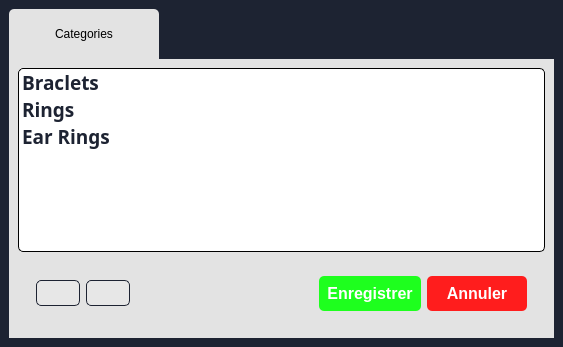
<?xml version="1.0" encoding="UTF-8"?>
<ui version="4.0">
 <class>Dialog</class>
 <widget class="QDialog" name="Dialog">
  <property name="geometry">
   <rect>
    <x>0</x>
    <y>0</y>
    <width>563</width>
    <height>347</height>
   </rect>
  </property>
  <property name="windowTitle">
   <string>Dialog</string>
  </property>
  <property name="styleSheet">
   <string notr="true"/>
  </property>
  <layout class="QVBoxLayout" name="verticalLayout">
   <property name="leftMargin">
    <number>0</number>
   </property>
   <property name="topMargin">
    <number>0</number>
   </property>
   <property name="rightMargin">
    <number>0</number>
   </property>
   <property name="bottomMargin">
    <number>0</number>
   </property>
   <item>
    <widget class="QWidget" name="widget" native="true">
     <property name="styleSheet">
      <string notr="true">*{
border: none;
}

#widget{
background-color: rgb(29, 35, 50)
}

QTabBar::tab {
background-color: rgb(227, 227, 227);
width: 150px;
height: 50px;
border-top-left-radius: 5px;
border-top-right-radius: 5px; 
font: 63 18pt &quot;Bahnschrift SemiBold Condensed&quot;;
margin-right: 5px
}

#tab{
background-color: rgb(227, 227, 227)
}

#enregistrerButton{
background-color: rgb(30, 255, 30);
}

#annulerButton{
background-color : rgb(255, 29, 29)
}

#enregistrerButton, #annulerButton{
color: white;
padding: 8px;
}

#listWidget{
border: 1px solid black;
background-color: white;
color: rgb(29, 35, 50);
border-radius: 5px
}

#addCategoryButton, #removeCategoryButton{
background-color: rgb(231, 231, 231);
padding: 5px;
border: 1px solid rgb(29, 35, 50);
border-radius: 5px
}

QPushButton{
border-radius: 5px;
}</string>
     </property>
     <layout class="QVBoxLayout" name="verticalLayout_2">
      <item>
       <widget class="QTabWidget" name="tabWidget">
        <property name="currentIndex">
         <number>0</number>
        </property>
        <widget class="QWidget" name="tab">
         <attribute name="title">
          <string>Categories</string>
         </attribute>
         <layout class="QVBoxLayout" name="verticalLayout_3">
          <item>
           <widget class="QListWidget" name="listWidget">
            <property name="font">
             <font>
              <family>Segoe Print</family>
              <pointsize>14</pointsize>
              <weight>75</weight>
              <bold>true</bold>
             </font>
            </property>
            <property name="styleSheet">
             <string notr="true"/>
            </property>
            <property name="frameShadow">
             <enum>QFrame::Sunken</enum>
            </property>
            <property name="alternatingRowColors">
             <bool>false</bool>
            </property>
            <item>
             <property name="text">
              <string>Braclets</string>
             </property>
            </item>
            <item>
             <property name="text">
              <string>Rings</string>
             </property>
            </item>
            <item>
             <property name="text">
              <string>Ear Rings</string>
             </property>
            </item>
           </widget>
          </item>
          <item>
           <widget class="QWidget" name="widget_2" native="true">
            <layout class="QHBoxLayout" name="horizontalLayout_3">
             <item alignment="Qt::AlignLeft">
              <widget class="QWidget" name="widget_3" native="true">
               <layout class="QHBoxLayout" name="horizontalLayout">
                <item>
                 <widget class="QPushButton" name="addCategoryButton">
                  <property name="text">
                   <string/>
                  </property>
                  <property name="icon">
                   <iconset resource="../interface_images.qrc">
                    <normaloff>:/newPrefix/pictures/plus.png</normaloff>:/newPrefix/pictures/plus.png</iconset>
                  </property>
                 </widget>
                </item>
                <item>
                 <widget class="QPushButton" name="removeCategoryButton">
                  <property name="text">
                   <string/>
                  </property>
                  <property name="icon">
                   <iconset resource="../interface_images.qrc">
                    <normaloff>:/newPrefix/pictures/minus-sign.png</normaloff>:/newPrefix/pictures/minus-sign.png</iconset>
                  </property>
                 </widget>
                </item>
               </layout>
              </widget>
             </item>
             <item alignment="Qt::AlignRight">
              <widget class="QWidget" name="widget_4" native="true">
               <layout class="QHBoxLayout" name="horizontalLayout_2">
                <item>
                 <widget class="QPushButton" name="enregistrerButton">
                  <property name="minimumSize">
                   <size>
                    <width>100</width>
                    <height>0</height>
                   </size>
                  </property>
                  <property name="font">
                   <font>
                    <pointsize>12</pointsize>
                    <weight>75</weight>
                    <bold>true</bold>
                   </font>
                  </property>
                  <property name="text">
                   <string>Enregistrer</string>
                  </property>
                 </widget>
                </item>
                <item>
                 <widget class="QPushButton" name="annulerButton">
                  <property name="minimumSize">
                   <size>
                    <width>100</width>
                    <height>0</height>
                   </size>
                  </property>
                  <property name="font">
                   <font>
                    <pointsize>12</pointsize>
                    <weight>75</weight>
                    <bold>true</bold>
                   </font>
                  </property>
                  <property name="text">
                   <string>Annuler</string>
                  </property>
                 </widget>
                </item>
               </layout>
              </widget>
             </item>
            </layout>
           </widget>
          </item>
         </layout>
        </widget>
       </widget>
      </item>
     </layout>
    </widget>
   </item>
  </layout>
 </widget>
 <resources>
  <include location="../interface_images.qrc"/>
 </resources>
 <connections/>
</ui>
